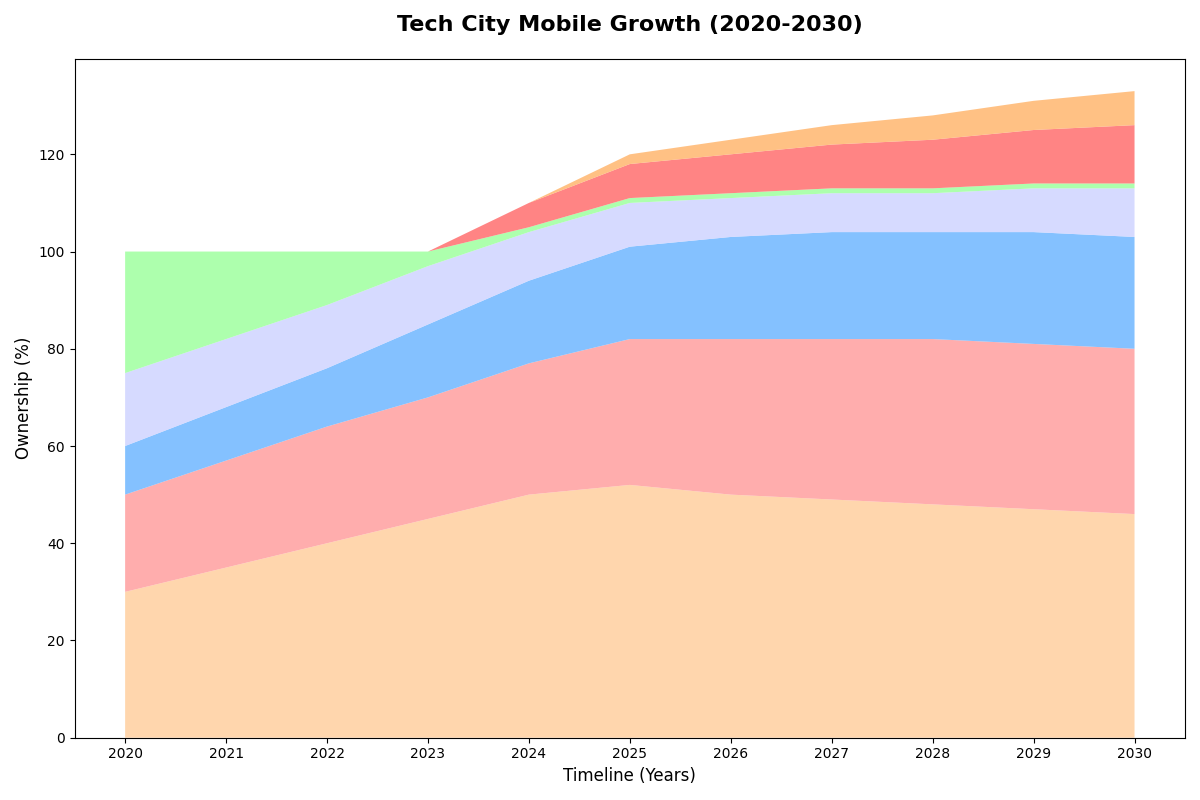

Here is the Python script that generated this plot:
import numpy as np
import matplotlib.pyplot as plt

years = np.arange(2020, 2031)
brand_a = np.array([30, 35, 40, 45, 50, 52, 50, 49, 48, 47, 46])
brand_b = np.array([20, 22, 24, 25, 27, 30, 32, 33, 34, 34, 34])
brand_c = np.array([10, 11, 12, 15, 17, 19, 21, 22, 22, 23, 23])
brand_d = np.array([15, 14, 13, 12, 10, 9, 8, 8, 8, 9, 10])
brand_e = np.array([25, 18, 11, 3, 1, 1, 1, 1, 1, 1, 1])
brand_f = np.array([0, 0, 0, 0, 5, 7, 8, 9, 10, 11, 12])
brand_g = np.array([0, 0, 0, 0, 0, 2, 3, 4, 5, 6, 7])

data = np.vstack([brand_a, brand_b, brand_c, brand_d, brand_e, brand_f, brand_g])

fig, ax = plt.subplots(figsize=(12, 8))

ax.stackplot(years, data, colors=['#FFCC99', '#FF9999', '#66B2FF', '#CCD1FF', '#99FF99', '#FF6666', '#FFB266'], alpha=0.8)

ax.set_title('Tech City Mobile Growth (2020-2030)', fontsize=16, fontweight='bold', pad=20)
ax.set_xlabel('Timeline (Years)', fontsize=12)
ax.set_ylabel('Ownership (%)', fontsize=12)

ax.set_xticks(years)
ax.set_xticklabels(years)

plt.tight_layout()
plt.show()
